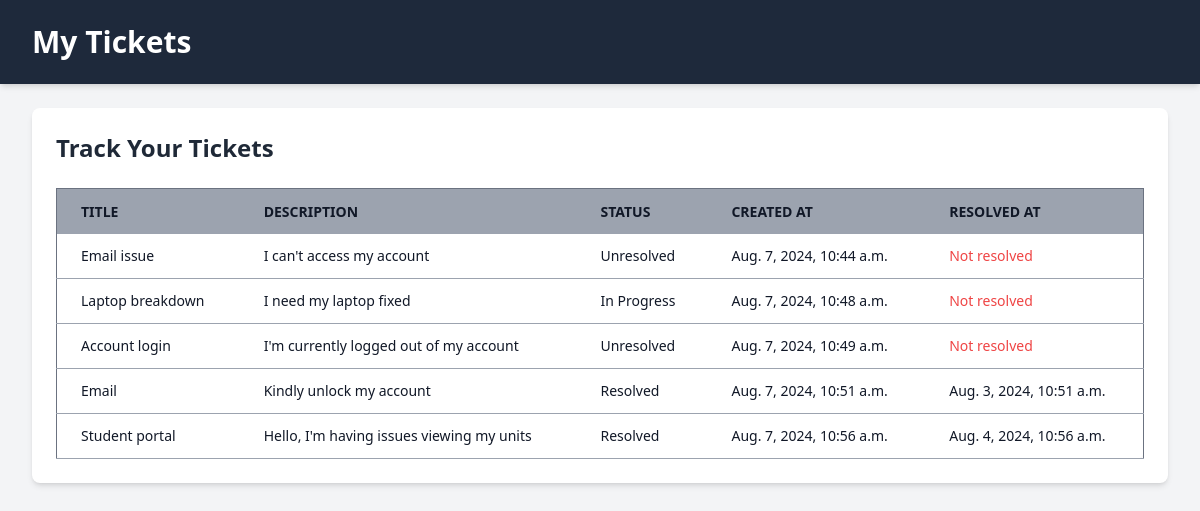
Screenshot of /track_tickets/ with the database file from the repository.
### core/models.py (models this page shows, shortened)
class Ticket(models.Model):
    STATUS_CHOICES = [
        ('in_progress', 'In Progress'),
        ('resolved', 'Resolved'),
        ('unresolved', 'Unresolved'),
    ]
    PRIORITY_CHOICES = [
        ('low', 'Low'),
        ('medium', 'Medium'),
        ('high', 'High'),
    ]
    CATEGORY_CHOICES = [
        ('hardware', 'Hardware'),
        ('software', 'Software'),
        ('network', 'Network'),
        ('it_support', 'IT Support'),  # Ensure this is the choice expected
        ('other', 'Other'),
    ]
    id = models.UUIDField(primary_key=True, default=uuid.uuid4, editable=False)
    title = models.CharField(max_length=200)
    description = models.TextField()
    status = models.CharField(max_length=20, choices=STATUS_CHOICES, default='unresolved', editable=True)
    priority = models.CharField(max_length=20, choices=PRIORITY_CHOICES, default='medium')
    category = models.CharField(max_length=20, choices=CATEGORY_CHOICES, default='other')
    due_date = models.DateField(null=True, blank=True)
    attachment = models.FileField(upload_to='attachments/', null=True, blank=True)
    created_at = models.DateTimeField(auto_now_add=True)
    created_by = models.ForeignKey(settings.AUTH_USER_MODEL, on_delete=models.CASCADE, related_name='tickets_created')
    resolved_at = models.DateTimeField(null=True, blank=True)
    resolution_notes = models.TextField(null=True, blank=True)

### core/views.py (the view)
# urls.py: path('track_tickets/', views.track_tickets, name='track_tickets'),
def track_tickets(request):
    tickets = Ticket.objects.all()  # Retrieve all tickets
    context = {
        'tickets': tickets,
    }
    return render(request, 'core/track_tickets.html', context)

### core/templates/core/track_tickets.html (shortened to what this page needs)
<!doctype html>
<html>
<head>
    <script src="https://cdn.tailwindcss.com"></script>
</head>
<body class="bg-gray-100">
    <nav class="py-6 px-8 flex items-center justify-between bg-slate-800 shadow-md">
        <h1 class="text-3xl text-white font-semibold"><a href="{% url 'core:track_tickets' %}">My Tickets</a></h1>
    </nav>
    <main class="py-6 px-8">
        <div class="max-w-6xl mx-auto bg-white p-6 rounded-lg shadow-md">
            <h2 class="text-2xl font-bold mb-6 text-gray-800">Track Your Tickets</h2>
            <div class="overflow-x-auto">
                <table class="min-w-full bg-white border border-gray-500 rounded-lg shadow-sm">
                    <thead class="bg-gray-400 text-gray-900 uppercase text-sm leading-normal">
                        <tr>
                            <th class="py-3 px-6 text-left">Title</th>
                            <th class="py-3 px-6 text-left">Description</th>
                            <th class="py-3 px-6 text-left">Status</th>
                            <th class="py-3 px-6 text-left">Created At</th>
                            <th class="py-3 px-6 text-left">Resolved At</th>
                        </tr>
                    </thead>
                    <tbody class="text-gray-900 text-sm font-light">
                        {% for ticket in tickets %}
                        <tr class="border-b border-gray-400 hover:bg-gray-120">
                            <td class="py-3 px-6 text-left">{{ ticket.title }}</td>
                            <td class="py-3 px-6 text-left">{{ ticket.description }}</td>
                            <td class="py-3 px-6 text-left">{{ ticket.get_status_display }}</td>
                            <td class="py-3 px-6 text-left">{{ ticket.created_at }}</td>
                            <td class="py-3 px-6 text-left">
                                {% if ticket.resolved_at %}
                                    {{ ticket.resolved_at }}
                                {% else %}
                                    <span class="text-red-500">Not resolved</span>
                                {% endif %}
                            </td>
                        </tr>
                        {% empty %}
                        <tr>
                            <td colspan="5" class="py-3 px-6 text-center text-gray-500">No tickets found.</td>
                        </tr>
                        {% endfor %}
                    </tbody>
                </table>
            </div>
        </div>
    </main>
</body>
</html>

### rows the page displays
Ticket: title "Email issue", description "I can't access my account", status "Unresolved", created_at "Aug. 7, 2024, 10:44 a.m.", shows "Not resolved"
Ticket: title "Laptop breakdown", description "I need my laptop fixed", status "In Progress", created_at "Aug. 7, 2024, 10:48 a.m.", shows "Not resolved"
Ticket: title "Account login", description "I'm currently logged out of my account", status "Unresolved", created_at "Aug. 7, 2024, 10:49 a.m.", shows "Not resolved"
Ticket: title "Email", description "Kindly unlock my account", status "Resolved", created_at "Aug. 7, 2024, 10:51 a.m.", resolved_at "Aug. 3, 2024, 10:51 a.m."
Ticket: title "Student portal", description "Hello, I'm having issues viewing my units", status "Resolved", created_at "Aug. 7, 2024, 10:56 a.m.", resolved_at "Aug. 4, 2024, 10:56 a.m."
